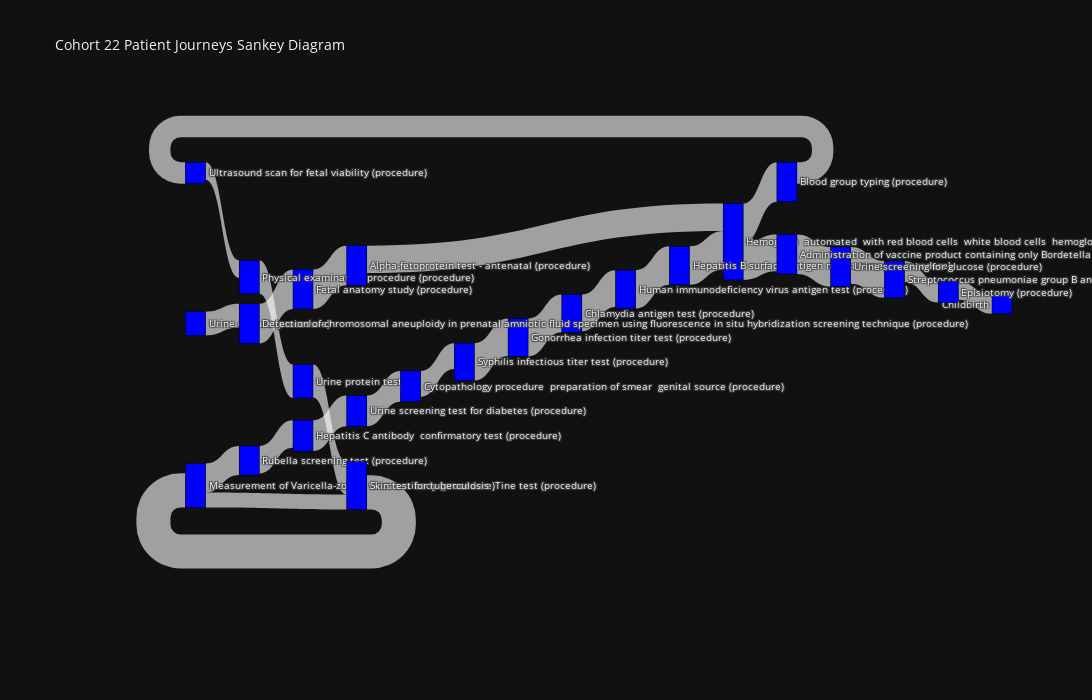

Write notebook code for a chart like this one.
### Code cell
make_sankey(cohort=22)

### Figure 1 — Plotly figure (JSON) as saved in the notebook; plotly's stock layout.template omitted (floating-point values rounded to 4 significant figures; data arrays with more than 128 entries replaced by an {"elided": "..."} marker saying what was removed)
{"data": [{"link": {"source": [5, 16, 73, 65, 7, 6, 9, 10, 5, 66, 8, 30, 64, 15, 12, 63, 14, 13, 72, 29, 11, 4, 31, 176, 1, 14], "target": [4, 72, 66, 16, 6, 5, 8, 9, 73, 31, 7, 14, 15, 30, 63, 29, 13, 12, 5, 10, 65, 1, 176, 74, 64, 30], "value": [72, 72, 72, 72, 70, 70, 69, 68, 67, 67, 67, 62, 61, 60, 56, 56, 53, 50, 50, 47, 43, 39, 38, 33, 32, 27]}, "node": {"color": "blue", "label": {"elided": "345 str values"}, "line": {"color": "black", "width": 0.5}, "pad": 10, "thickness": 20}, "type": "sankey"}], "layout": {"font": {"size": 10}, "height": 700, "title": {"text": "Cohort 22 Patient Journeys Sankey Diagram"}, "width": 1200}}
